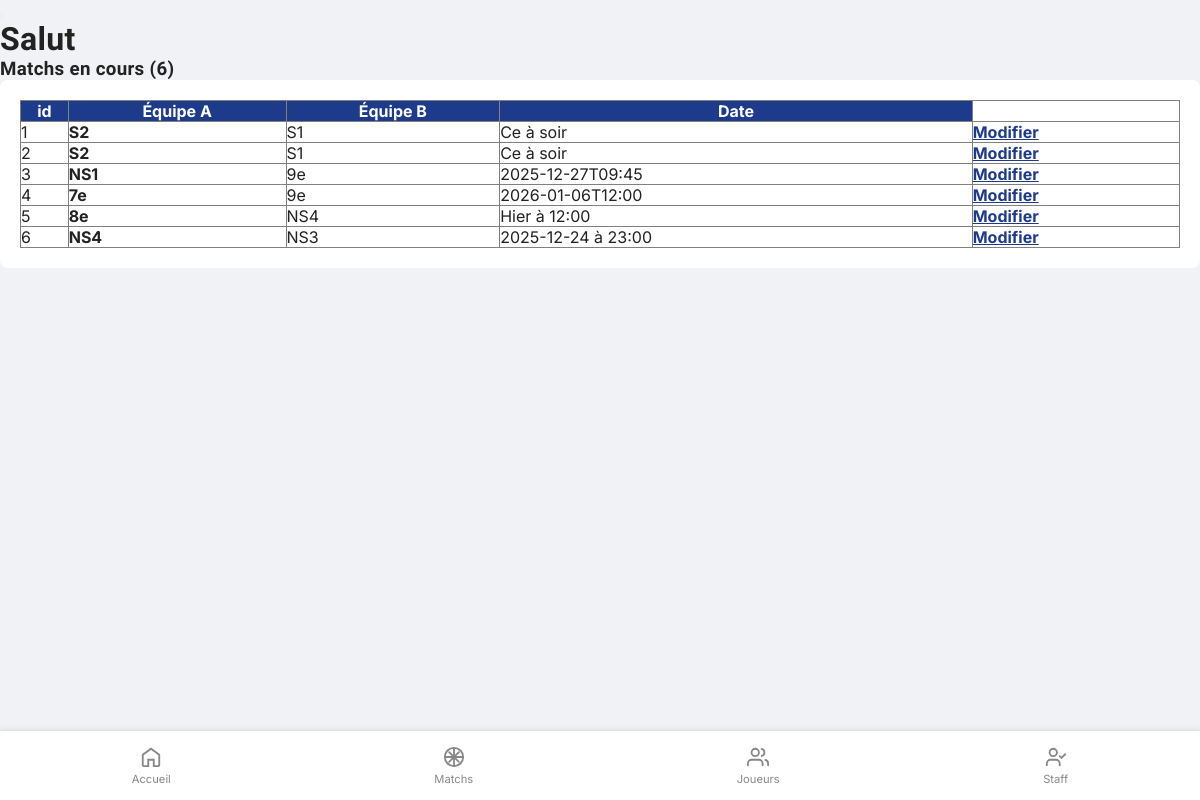
Screenshot of /admin/match/modifier (signed in) with the database file from the repository.
### tables this page shows
CREATE TABLE matchs (
                    id INTEGER PRIMARY KEY AUTOINCREMENT NOT NULL,
                    equipe_a TEXT NOT NULL,
                    equipe_b TEXT NOT NULL,
                    date_match TEXT NOT NULL,
                    statut TEXT DEFAULT 'ouvert'
                );

### admin_routes.py (the view)
	def wrap(*args, **kwargs):
		if "username" not in session:
			return redirect(url_for("login"))
		user = get_user_by_username(session["username"])
		if user["role"] not in ["super_admin", "admin", "statisticien"]:
			flash("Accès interdit", "error")
			return redirect(url_for("home"))
		return f(*args, **kwargs)

### admin_routes.py (called while the page is built)
def admin_required(f):
	def wrap(*args, **kwargs):
		if "username" not in session:
			return redirect(url_for("login"))
		user = get_user_by_username(session["username"])
		if user["role"] not in ["super_admin", "admin", "statisticien"]:
			flash("Accès interdit", "error")
			return redirect(url_for("home"))
		return f(*args, **kwargs)
	wrap.__name__ = f.__name__
	return wrap

@matchs_bp.route("/modifier", methods=["GET", "POST"])
@admin_required  #
def show_edit_matchs():
	programmes = get_programmes()
	return render_template("admin/matchs/edit_match.html", programmes=programmes)

### data.py (called while the page is built)
def depuis_centimes(centimes):
	if centimes is None:
		return Decimal("0.00")
	return (Decimal(str(centimes)) / Decimal("100")).quantize(Decimal("0.01"))

def get_user_by_username(username):
	try:
		with sqlite3.connect(DB_NAME) as conn:
			conn.row_factory = sqlite3.Row
			cur = conn.cursor()
			cur.execute("SELECT * FROM parieurs WHERE username = ?", (username,))
			user = cur.fetchone()
			if user:
				user_dict = dict(user)
				user_dict["solde"] = depuis_centimes(user_dict["solde"])
				return user_dict
			return None
	except sqlite3.Error as e:
		print(f"Erreur : {e}")
		return None

def get_matchs_en_cours():
	try:
		with sqlite3.connect(DB_NAME) as conn:
			conn.row_factory = sqlite3.Row
			cur = conn.cursor()
			cur.execute("""SELECT m.id AS match_id, m.equipe_a, m.equipe_b, m.date_match, o.libelle, o.id AS option_id, o.cote, o.categorie
            FROM matchs m
            INNER JOIN options o
            ON m.id = o.match_id
            WHERE m.statut = 'ouvert'
            """)
			return cur.fetchall()
	except sqlite3.Error as e:
		print(f"Une erreur s'est produite lors de la récupération : {e}")

def get_programmes():
	donnees = get_matchs_en_cours()
	programme = {}
	for ligne in donnees:
		m_id = ligne["match_id"]
		if m_id not in programme:
			programme[m_id] = {
				"equipe_a": ligne["equipe_a"],
				"equipe_b": ligne["equipe_b"],
				"date_match": ligne["date_match"],
				"match_id": m_id,
				"options": [],
			}
		if ligne["option_id"]:
			nouvelle_option = {
				"option_id": ligne["option_id"],
				"libelle": ligne["libelle"],
				"cote": ligne["cote"],
				"categorie": ligne["categorie"],
			}
			programme[m_id]["options"].append(nouvelle_option)
	return programme

### routes.py (called while the page is built)
@app.context_processor
def inject_user():
    user = None
    if "username" in session:
        user = get_user_by_username(session["username"])
    return dict(current_user=user)

### templates/admin/matchs/edit_match.html (shortened to what this page needs)
{% extends 'admin/base.html' %}
{% block content %}
    	<h3>Matchs en cours ({{ programmes|length }})</h3>
{% if not programmes %}
<div class="no-match"><p>Il n'y a aucun match pour le moment...</p></div>
{% else %}
<section class="matches">
    <div class="results-table" style="background: white; padding: 20px; border-radius: 8px;">
		<table border="1" style="width: 100%; border-collapse: collapse;">
			<thead style="background-color: #1e3a8a; color: white;">
				<tr>
					<th>id</th>
					<th>Équipe A</th>
					<th>Équipe B</th>
					<th>Date</th>
				</tr>
			</thead>
			<tbody>
  {% for id, match in programmes.items() %}
  <tr>
					<td>{{ match["match_id"] }}</td>
					<td><strong>{{ match['equipe_a'] }}</strong></td>
					<td>{{ match['equipe_b'] }}</td>
					<td>{{ set_date(match['date_match']) }} </td>
					<td>
        <a href="{{ url_for('matchs.edit_matchs', match_id=match['match_id']) }}" onclick="#" style="color: #1e3a8a; font-weight: bold; text-decoration: underline; cursor: pointer;">
            Modifier
        </a></td>
				</tr>
				{% endfor %}
			</tbody>
		</table>
	</div>
</section>
{% endif %}
{% endblock %}

### static/css/base.css (style rules this page uses)
* { margin: 0; padding: 0; box-sizing: border-box; }
body { background: #f0f2f5; color: #222; padding-bottom: 80px; }

### rows the page displays
matchs: match_id "1", equipe_a "S2", equipe_b "S1", date_match "Ce à soir"
matchs: match_id "2", equipe_a "S2", equipe_b "S1", date_match "Ce à soir"
matchs: match_id "3", equipe_a "NS1", equipe_b "9e", date_match "2025-12-27T09:45"
matchs: match_id "4", equipe_a "7e", equipe_b "9e", date_match "2026-01-06T12:00"
matchs: match_id "5", equipe_a "8e", equipe_b "NS4", date_match "Hier à 12:00"
matchs: match_id "6", equipe_a "NS4", equipe_b "NS3", date_match "2025-12-24 à 23:00"

### other values shown
{{ programmes|length }} "6"
